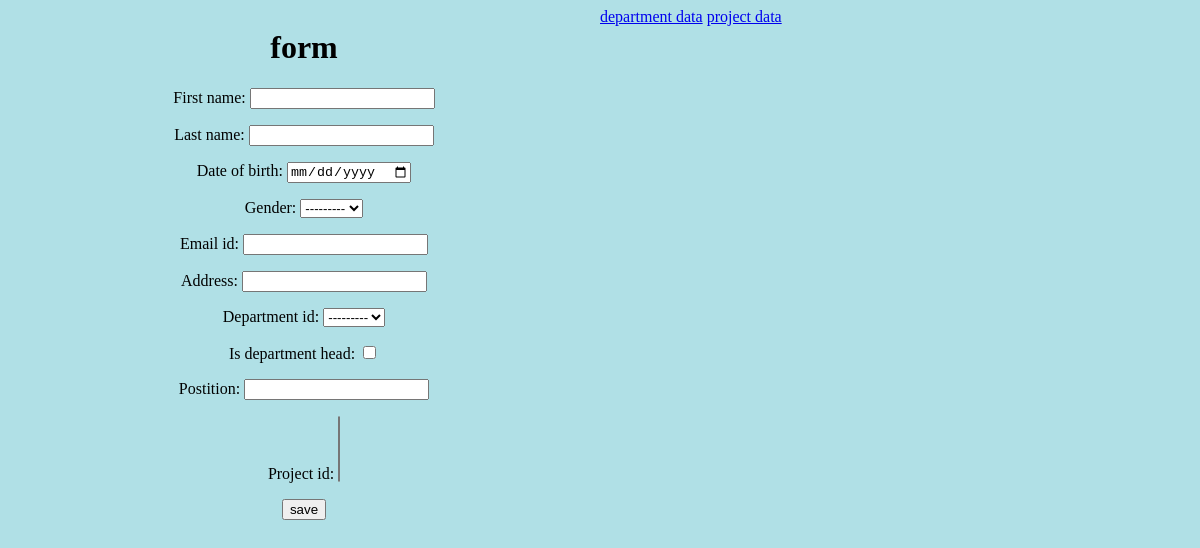
The app's page /employee/, older data.
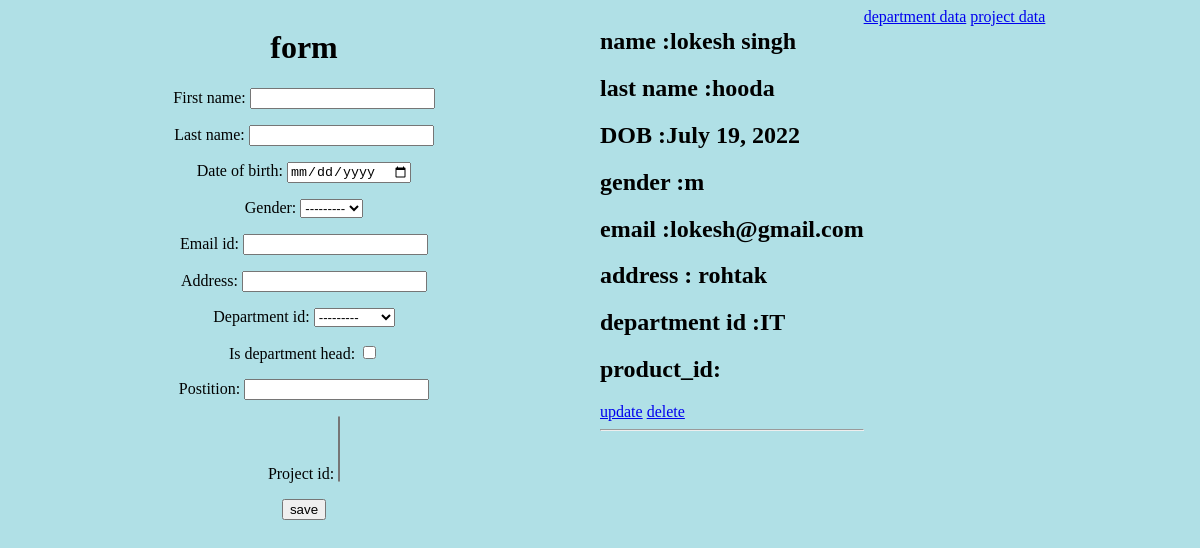
The same page, newer data.
### collage/models.py (models this page shows, shortened)
class Employee(models.Model):
    gender_choose=[("m","male"),("f","female"),]
    first_name=models.CharField(max_length=75)
    last_name = models.CharField(max_length=75)
    date_of_birth = models.DateField()
    gender=models.CharField(max_length=20,choices=gender_choose,)
    email_id = models.EmailField(max_length=100)
    address = models.CharField(max_length=100)
    department_id = models.ForeignKey(Department, on_delete=models.CASCADE)
    is_department_head = models.BooleanField()
    postition = models.CharField(max_length=50)
    project_id = models.ManyToManyField(Project)

class Department(models.Model):
    name = models.CharField(max_length=50)
    def __str__(self):
        return self.name

### collage/views.py (the view)
# urls.py: path("employee/", views.employee, name = "employee"),
def employee(request):
    form_data = empolyee_form()
    db_data= Employee.objects.all()
    if request.method =='POST':
        form_data= empolyee_form(request.POST)
        if form_data.is_valid:
            form_data.save()
            return HttpResponseRedirect('/employee/')
    return render(request, 'employee.html', {'form':form_data,'data':db_data})

### collage/modelform.py
class empolyee_form(forms.ModelForm):
    class Meta:
        model = Employee
        fields="__all__"
        widgets = {
            'date_of_birth': DateInput
        }

### collage/templates/employee.html (shortened to what this page needs)
<!DOCTYPE html>
{% load static %}
<html lang="en">
<head>
</head>
<body>
    <a href=" {% url 'department' %} ">department data</a>
    <a href=" {% url 'project' %} ">project data</a>
    <div style="float:left;width:50%;">
    <center>
        <h1>form </h1>
        <form action="" method="post">
            {{form.as_p}}
            <input type="submit" value="save">
        </form>
    </center>
    </div>
    <div style="float:left;">
        {% for d in data  %}
            <h2>name :{{d.first_name}}</h2>
            <h2>last name :{{d.last_name}}</h2>
            <h2>DOB :{{d.date_of_birth}}</h2>
            <h2> gender :{{d.gender}}</h2>
            <h2>email :{{d.email_id}}</h2>
            <h2>address : {{d.address}}</h2>
            <h2>department id :{{d.department_id}}</h2><h2>product_id:
            </h2>
            <a href=" {% url 'update' d.id %} ">update</a>
            <a href=" {% url 'delete' d.id%} ">delete</a>
            <hr>
        {% endfor %}
    </div>
</body>
</html>

Row changes from the older to the newer data that the page shows:
added Employee: first_name "lokesh singh", last_name "hooda", date_of_birth "July 19, 2022", gender "m", email_id "lokesh@gmail.com", address "rohtak", department_id "IT"
